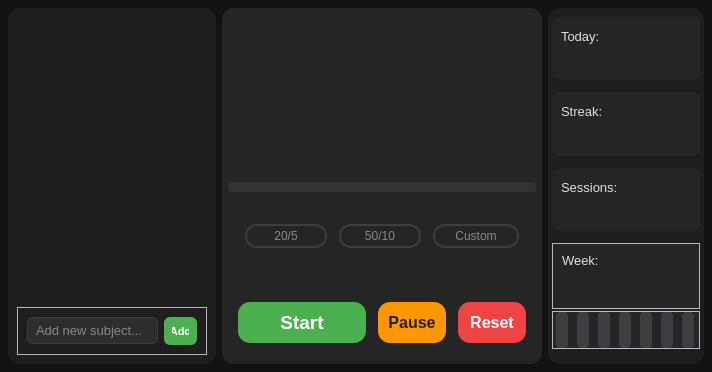
<?xml version="1.0" encoding="UTF-8"?>
<ui version="4.0">
 <class>Form</class>
 <widget class="QWidget" name="Form">
  <property name="geometry">
   <rect>
    <x>0</x>
    <y>0</y>
    <width>712</width>
    <height>372</height>
   </rect>
  </property>
  <property name="windowTitle">
   <string>Form</string>
  </property>
  <property name="autoFillBackground">
   <bool>false</bool>
  </property>
  <property name="styleSheet">
   <string notr="true">QWidget#Form {
    background-color: #121212;
}

QLabel {
    color: #E0E0E0;
    font-family: 'Segoe UI', 'Arial', sans-serif;
}

QFrame#taskZone {
    background-color: #1E1E1E;
    border-radius: 12px;
}

QLineEdit#textTask {
    background-color: #2D2D30;
    border: 1px solid #3E3E42;
    border-radius: 6px;
    padding: 4px 6px;
    color: #E0E0E0;
    font-size: 13px;
}

QLineEdit#textTask:focus {
    border: 1px solid #3B82F6;
}

QPushButton#addBtnTask {
    background-color: #4CAF50;
    color: white;
    border: none;
    border-radius: 6px;
    padding: 8px 8px;
    font-size: 11px;
    font-weight: bold;
}

QPushButton#addBtnTask:hover {
    background-color: #45a049;
}

QPushButton#addBtnTask:pressed {
    background-color: #3e8e41;
}

/* Список задач (если используешь QListWidget) */
QListWidget#taskList {
    background-color: transparent;
    border: none;
    color: #E0E0E0;
    font-size: 14px;
}

QListWidget#taskList::item {
    padding: 12px;
    border-radius: 6px;
    margin: 4px 0;
}

QListWidget#taskList::item:selected {
    background-color: #2D2D30;
    border-left: 3px solid #4CAF50;
}

QListWidget#taskList::item:hover {
    background-color: #2A2A2D;
}


QFrame#mainZone {
    background-color: #252526;
    border-radius: 12px;
	padding: 2px
}

/* Заголовок сессии */
QLabel#focusZone {
    color: #B0B0B0;
    font-size: 14pt;
    font-weight: normal;
    qproperty-alignment: AlignCenter;
}

/* Цифры таймера */
QLabel#timerZone {
    color: #FFFFFF;
    font-family: 'Consolas', 'Courier New', 'Roboto Mono', monospace;
    font-size: 82pt;
    font-weight: normal;
    qproperty-alignment: AlignCenter;
}

/* Прогресс-бар */
QProgressBar#progressZone {
    height: 8px;
    border-radius: 4px;
    background-color: #333333;
    text-align: center;
    color: transparent;

}

QProgressBar::chunk#progressZone {
    background-color: #4CAF50;
    border-radius: 4px;
}

/* Переключатели режимов */
QFrame#modeZone {
    background-color: transparent;
    margin: 16px 0;
}

QPushButton#fiveOneMode,
QPushButton#fourOneMode,
QPushButton#Custom {
    background-color: transparent;
    color: #888888;
    border: 2px solid #3E3E42;
    border-radius: 12px;
    padding: 4px 20px;
    font-size: 12px;
    font-weight: normal;
}

QPushButton#fiveOneMode:hover,
QPushButton#fourOneMode:hover,
QPushButton#Custom:hover {
    color: #E0E0E0;
    border-color: #5A5A5E;
}

QPushButton#fiveOneMode:checked,
QPushButton#fourOneMode:checked,
QPushButton#Custom:checked {
    background-color: #4CAF50;
    color: white;
    border-color: #4CAF50;
}

/* Кнопки управления */
QFrame#frame {
    background-color: transparent;
    margin-top: 16px;
}

QPushButton#startBtn {
    background-color: #4CAF50;
    color: white;
    border: none;
    border-radius: 12px;
    padding: 12px 6px;
    font-size: 14pt;
    font-weight: bold;
}

QPushButton#startBtn:hover {
    background-color: #45a049;
}

QPushButton#startBtn:pressed {
    background-color: #3e8e41;
}

QPushButton#pauseBtn {
    background-color: #FF9800;
    color: #1E1E1E;
    border: none;
    border-radius: 12px;
    padding: 14px 4px;
    font-size: 12pt;
    font-weight: bold;
}

QPushButton#pauseBtn:hover {
    background-color: #F57C00;
}

QPushButton#pauseBtn:pressed {
    background-color: #E65100;
}

QPushButton#resetBtn {
    background-color: #EF4444;
    color: white;
    border: none;
    border-radius: 12px;
    padding: 14px 4px;
    font-size: 12pt;
    font-weight: bold;
}

QPushButton#resetBtn:hover {
    background-color: #DC2626;
}

QPushButton#resetBtn:pressed {
    background-color: #B91C1C;
}

/* ========================================
   ЗОНА В - ПРАВАЯ ПАНЕЛЬ (АНАЛИТИКА)
   ======================================== */

QFrame#analyzeZone {
    background-color: #1E1E1E;
    border-radius: 12px;
}

/* Карточки статистики */
QFrame#todayZone,
QFrame#streakZone,
QFrame#sessionsZone,
QFrame#weekStreak {
    background-color: #252526;
    border-radius: 8px;
    margin-bottom: 6px;
}

/* Подписи (Today:, Streak:, Sessions:, This week:) */
QLabel#todayTag,
QLabel#sessionTag,
QLabel#streakTag,
QLabel#weekTag {
    color: #E0E0E0;
    font-size: 10pt;
}

/* Значения (3h 20m, 5 days, 8, 18h 45m) */
QLabel#todayStat,
QLabel#sessionStat,
QLabel#streakStat,
QLabel#weekStat {
	color: #4CAF50;
    font-size: 18pt;
    font-weight: bold;
	margin-bottom: 4px;
}

QFrame#weekStreak QLabel#weekStat,
QFrame#streakZone QLabel#streakStat {
    color: #3B82F6;
}


/* Дни недели (полоски графика) */
QFrame#dayOne,
QFrame#dayTwo,
QFrame#dayThree,
QFrame#dayFour,
QFrame#dayFive,
QFrame#daySix,
QFrame#daySeven {
    background-color: #3E3E42;
    border-radius: 4px;
    min-width: 12px;
    max-width: 12px;
}

/* Активный день (сегодня) */
/*QFrame#dayOne {
    background-color: #4CAF50;
}*/ </string>
  </property>
  <layout class="QHBoxLayout" name="horizontalLayout_2">
   <property name="leftMargin">
    <number>8</number>
   </property>
   <property name="topMargin">
    <number>8</number>
   </property>
   <property name="rightMargin">
    <number>8</number>
   </property>
   <property name="bottomMargin">
    <number>8</number>
   </property>
   <item>
    <widget class="QFrame" name="taskZone">
     <property name="sizePolicy">
      <sizepolicy hsizetype="Minimum" vsizetype="Preferred">
       <horstretch>0</horstretch>
       <verstretch>0</verstretch>
      </sizepolicy>
     </property>
     <property name="minimumSize">
      <size>
       <width>208</width>
       <height>356</height>
      </size>
     </property>
     <property name="maximumSize">
      <size>
       <width>256</width>
       <height>16777215</height>
      </size>
     </property>
     <property name="frameShape">
      <enum>QFrame::StyledPanel</enum>
     </property>
     <property name="frameShadow">
      <enum>QFrame::Raised</enum>
     </property>
     <layout class="QVBoxLayout" name="verticalLayout">
      <item>
       <widget class="QListWidget" name="taskList"/>
      </item>
      <item>
       <widget class="QFrame" name="adderTask">
        <property name="maximumSize">
         <size>
          <width>16777215</width>
          <height>48</height>
         </size>
        </property>
        <property name="frameShape">
         <enum>QFrame::StyledPanel</enum>
        </property>
        <property name="frameShadow">
         <enum>QFrame::Raised</enum>
        </property>
        <layout class="QHBoxLayout" name="horizontalLayout">
         <item>
          <widget class="QLineEdit" name="textTask">
           <property name="minimumSize">
            <size>
             <width>82</width>
             <height>24</height>
            </size>
           </property>
           <property name="placeholderText">
            <string>Add new subject...</string>
           </property>
          </widget>
         </item>
         <item>
          <widget class="QPushButton" name="addBtnTask">
           <property name="minimumSize">
            <size>
             <width>32</width>
             <height>24</height>
            </size>
           </property>
           <property name="maximumSize">
            <size>
             <width>64</width>
             <height>16777215</height>
            </size>
           </property>
           <property name="text">
            <string>Add</string>
           </property>
          </widget>
         </item>
        </layout>
       </widget>
      </item>
     </layout>
    </widget>
   </item>
   <item>
    <widget class="QFrame" name="mainZone">
     <property name="sizePolicy">
      <sizepolicy hsizetype="Expanding" vsizetype="Expanding">
       <horstretch>0</horstretch>
       <verstretch>0</verstretch>
      </sizepolicy>
     </property>
     <property name="minimumSize">
      <size>
       <width>320</width>
       <height>356</height>
      </size>
     </property>
     <property name="frameShape">
      <enum>QFrame::StyledPanel</enum>
     </property>
     <property name="frameShadow">
      <enum>QFrame::Raised</enum>
     </property>
     <layout class="QVBoxLayout" name="verticalLayout_2">
      <property name="leftMargin">
       <number>4</number>
      </property>
      <property name="rightMargin">
       <number>4</number>
      </property>
      <item>
       <widget class="QLabel" name="focusZone">
        <property name="minimumSize">
         <size>
          <width>0</width>
          <height>32</height>
         </size>
        </property>
        <property name="maximumSize">
         <size>
          <width>16777215</width>
          <height>48</height>
         </size>
        </property>
        <property name="text">
         <string/>
        </property>
        <property name="alignment">
         <set>Qt::AlignCenter</set>
        </property>
       </widget>
      </item>
      <item>
       <widget class="QLabel" name="timerZone">
        <property name="minimumSize">
         <size>
          <width>0</width>
          <height>76</height>
         </size>
        </property>
        <property name="text">
         <string/>
        </property>
        <property name="alignment">
         <set>Qt::AlignCenter</set>
        </property>
       </widget>
      </item>
      <item>
       <widget class="QProgressBar" name="progressZone">
        <property name="minimumSize">
         <size>
          <width>0</width>
          <height>8</height>
         </size>
        </property>
        <property name="maximumSize">
         <size>
          <width>16777215</width>
          <height>16</height>
         </size>
        </property>
        <property name="value">
         <number>0</number>
        </property>
        <property name="alignment">
         <set>Qt::AlignCenter</set>
        </property>
        <property name="textVisible">
         <bool>false</bool>
        </property>
        <property name="orientation">
         <enum>Qt::Horizontal</enum>
        </property>
        <property name="invertedAppearance">
         <bool>false</bool>
        </property>
       </widget>
      </item>
      <item>
       <widget class="QFrame" name="modeZone">
        <property name="minimumSize">
         <size>
          <width>0</width>
          <height>42</height>
         </size>
        </property>
        <property name="maximumSize">
         <size>
          <width>16777215</width>
          <height>82</height>
         </size>
        </property>
        <property name="frameShape">
         <enum>QFrame::StyledPanel</enum>
        </property>
        <property name="frameShadow">
         <enum>QFrame::Raised</enum>
        </property>
        <layout class="QHBoxLayout" name="horizontalLayout_3">
         <property name="spacing">
          <number>12</number>
         </property>
         <property name="leftMargin">
          <number>16</number>
         </property>
         <property name="rightMargin">
          <number>16</number>
         </property>
         <item>
          <widget class="QPushButton" name="fourOneMode">
           <property name="minimumSize">
            <size>
             <width>0</width>
             <height>24</height>
            </size>
           </property>
           <property name="text">
            <string>20/5</string>
           </property>
           <property name="checkable">
            <bool>true</bool>
           </property>
           <property name="checked">
            <bool>false</bool>
           </property>
          </widget>
         </item>
         <item>
          <widget class="QPushButton" name="fiveOneMode">
           <property name="minimumSize">
            <size>
             <width>0</width>
             <height>24</height>
            </size>
           </property>
           <property name="text">
            <string>50/10</string>
           </property>
           <property name="checkable">
            <bool>true</bool>
           </property>
           <property name="checked">
            <bool>false</bool>
           </property>
          </widget>
         </item>
         <item>
          <widget class="QPushButton" name="Custom">
           <property name="minimumSize">
            <size>
             <width>0</width>
             <height>24</height>
            </size>
           </property>
           <property name="text">
            <string>Custom</string>
           </property>
           <property name="checkable">
            <bool>true</bool>
           </property>
          </widget>
         </item>
        </layout>
       </widget>
      </item>
      <item>
       <widget class="QFrame" name="frame">
        <property name="minimumSize">
         <size>
          <width>0</width>
          <height>48</height>
         </size>
        </property>
        <property name="maximumSize">
         <size>
          <width>16777215</width>
          <height>106</height>
         </size>
        </property>
        <property name="frameShape">
         <enum>QFrame::StyledPanel</enum>
        </property>
        <property name="frameShadow">
         <enum>QFrame::Raised</enum>
        </property>
        <layout class="QHBoxLayout" name="horizontalLayout_4">
         <property name="spacing">
          <number>12</number>
         </property>
         <item>
          <widget class="QPushButton" name="startBtn">
           <property name="minimumSize">
            <size>
             <width>128</width>
             <height>32</height>
            </size>
           </property>
           <property name="maximumSize">
            <size>
             <width>256</width>
             <height>16777215</height>
            </size>
           </property>
           <property name="text">
            <string>Start</string>
           </property>
          </widget>
         </item>
         <item>
          <widget class="QPushButton" name="pauseBtn">
           <property name="minimumSize">
            <size>
             <width>64</width>
             <height>32</height>
            </size>
           </property>
           <property name="maximumSize">
            <size>
             <width>128</width>
             <height>16777215</height>
            </size>
           </property>
           <property name="text">
            <string>Pause</string>
           </property>
          </widget>
         </item>
         <item>
          <widget class="QPushButton" name="resetBtn">
           <property name="minimumSize">
            <size>
             <width>64</width>
             <height>32</height>
            </size>
           </property>
           <property name="maximumSize">
            <size>
             <width>128</width>
             <height>16777215</height>
            </size>
           </property>
           <property name="text">
            <string>Reset</string>
           </property>
          </widget>
         </item>
        </layout>
       </widget>
      </item>
     </layout>
    </widget>
   </item>
   <item>
    <widget class="QFrame" name="analyzeZone">
     <property name="sizePolicy">
      <sizepolicy hsizetype="Fixed" vsizetype="Preferred">
       <horstretch>0</horstretch>
       <verstretch>0</verstretch>
      </sizepolicy>
     </property>
     <property name="minimumSize">
      <size>
       <width>156</width>
       <height>356</height>
      </size>
     </property>
     <property name="frameShape">
      <enum>QFrame::StyledPanel</enum>
     </property>
     <property name="frameShadow">
      <enum>QFrame::Raised</enum>
     </property>
     <layout class="QVBoxLayout" name="verticalLayout_3">
      <property name="leftMargin">
       <number>4</number>
      </property>
      <property name="rightMargin">
       <number>4</number>
      </property>
      <item>
       <widget class="QFrame" name="todayZone">
        <property name="minimumSize">
         <size>
          <width>120</width>
          <height>48</height>
         </size>
        </property>
        <property name="frameShape">
         <enum>QFrame::StyledPanel</enum>
        </property>
        <property name="frameShadow">
         <enum>QFrame::Raised</enum>
        </property>
        <layout class="QVBoxLayout" name="verticalLayout_4">
         <property name="spacing">
          <number>2</number>
         </property>
         <property name="leftMargin">
          <number>9</number>
         </property>
         <property name="topMargin">
          <number>9</number>
         </property>
         <property name="rightMargin">
          <number>9</number>
         </property>
         <property name="bottomMargin">
          <number>0</number>
         </property>
         <item>
          <widget class="QLabel" name="todayTag">
           <property name="minimumSize">
            <size>
             <width>0</width>
             <height>12</height>
            </size>
           </property>
           <property name="text">
            <string>Today:</string>
           </property>
          </widget>
         </item>
         <item>
          <widget class="QLabel" name="todayStat">
           <property name="minimumSize">
            <size>
             <width>0</width>
             <height>28</height>
            </size>
           </property>
           <property name="text">
            <string/>
           </property>
           <property name="alignment">
            <set>Qt::AlignLeading|Qt::AlignLeft|Qt::AlignVCenter</set>
           </property>
          </widget>
         </item>
        </layout>
       </widget>
      </item>
      <item>
       <widget class="QFrame" name="streakZone">
        <property name="minimumSize">
         <size>
          <width>120</width>
          <height>48</height>
         </size>
        </property>
        <property name="frameShape">
         <enum>QFrame::StyledPanel</enum>
        </property>
        <property name="frameShadow">
         <enum>QFrame::Raised</enum>
        </property>
        <layout class="QVBoxLayout" name="verticalLayout_5">
         <property name="spacing">
          <number>2</number>
         </property>
         <property name="leftMargin">
          <number>9</number>
         </property>
         <property name="topMargin">
          <number>9</number>
         </property>
         <property name="rightMargin">
          <number>9</number>
         </property>
         <property name="bottomMargin">
          <number>0</number>
         </property>
         <item>
          <widget class="QLabel" name="streakTag">
           <property name="minimumSize">
            <size>
             <width>0</width>
             <height>12</height>
            </size>
           </property>
           <property name="text">
            <string>Streak:</string>
           </property>
          </widget>
         </item>
         <item>
          <widget class="QLabel" name="streakStat">
           <property name="minimumSize">
            <size>
             <width>0</width>
             <height>28</height>
            </size>
           </property>
           <property name="text">
            <string/>
           </property>
           <property name="alignment">
            <set>Qt::AlignLeading|Qt::AlignLeft|Qt::AlignVCenter</set>
           </property>
          </widget>
         </item>
        </layout>
       </widget>
      </item>
      <item>
       <widget class="QFrame" name="sessionsZone">
        <property name="minimumSize">
         <size>
          <width>120</width>
          <height>48</height>
         </size>
        </property>
        <property name="frameShape">
         <enum>QFrame::StyledPanel</enum>
        </property>
        <property name="frameShadow">
         <enum>QFrame::Raised</enum>
        </property>
        <layout class="QVBoxLayout" name="verticalLayout_6">
         <property name="spacing">
          <number>2</number>
         </property>
         <property name="leftMargin">
          <number>9</number>
         </property>
         <property name="topMargin">
          <number>9</number>
         </property>
         <property name="rightMargin">
          <number>9</number>
         </property>
         <property name="bottomMargin">
          <number>0</number>
         </property>
         <item>
          <widget class="QLabel" name="sessionTag">
           <property name="minimumSize">
            <size>
             <width>0</width>
             <height>12</height>
            </size>
           </property>
           <property name="text">
            <string>Sessions:</string>
           </property>
          </widget>
         </item>
         <item>
          <widget class="QLabel" name="sessionStat">
           <property name="minimumSize">
            <size>
             <width>0</width>
             <height>28</height>
            </size>
           </property>
           <property name="text">
            <string/>
           </property>
           <property name="alignment">
            <set>Qt::AlignLeading|Qt::AlignLeft|Qt::AlignVCenter</set>
           </property>
          </widget>
         </item>
        </layout>
       </widget>
      </item>
      <item>
       <widget class="QFrame" name="weekStreak">
        <property name="minimumSize">
         <size>
          <width>120</width>
          <height>112</height>
         </size>
        </property>
        <property name="frameShape">
         <enum>QFrame::StyledPanel</enum>
        </property>
        <property name="frameShadow">
         <enum>QFrame::Raised</enum>
        </property>
        <layout class="QVBoxLayout" name="verticalLayout_7">
         <property name="spacing">
          <number>2</number>
         </property>
         <property name="leftMargin">
          <number>0</number>
         </property>
         <property name="topMargin">
          <number>0</number>
         </property>
         <property name="rightMargin">
          <number>0</number>
         </property>
         <property name="bottomMargin">
          <number>0</number>
         </property>
         <item>
          <widget class="QFrame" name="weekWork">
           <property name="minimumSize">
            <size>
             <width>0</width>
             <height>48</height>
            </size>
           </property>
           <property name="frameShape">
            <enum>QFrame::StyledPanel</enum>
           </property>
           <property name="frameShadow">
            <enum>QFrame::Raised</enum>
           </property>
           <layout class="QVBoxLayout" name="verticalLayout_8">
            <property name="bottomMargin">
             <number>2</number>
            </property>
            <item>
             <widget class="QLabel" name="weekTag">
              <property name="minimumSize">
               <size>
                <width>0</width>
                <height>12</height>
               </size>
              </property>
              <property name="text">
               <string>Week:</string>
              </property>
             </widget>
            </item>
            <item>
             <widget class="QLabel" name="weekStat">
              <property name="minimumSize">
               <size>
                <width>0</width>
                <height>28</height>
               </size>
              </property>
              <property name="text">
               <string/>
              </property>
              <property name="alignment">
               <set>Qt::AlignLeading|Qt::AlignLeft|Qt::AlignVCenter</set>
              </property>
             </widget>
            </item>
           </layout>
          </widget>
         </item>
         <item>
          <widget class="QFrame" name="weekDay">
           <property name="frameShape">
            <enum>QFrame::StyledPanel</enum>
           </property>
           <property name="frameShadow">
            <enum>QFrame::Raised</enum>
           </property>
           <layout class="QHBoxLayout" name="horizontalLayout_5">
            <property name="leftMargin">
             <number>0</number>
            </property>
            <property name="topMargin">
             <number>0</number>
            </property>
            <property name="rightMargin">
             <number>0</number>
            </property>
            <property name="bottomMargin">
             <number>0</number>
            </property>
            <item>
             <widget class="QFrame" name="dayOne">
              <property name="frameShape">
               <enum>QFrame::StyledPanel</enum>
              </property>
              <property name="frameShadow">
               <enum>QFrame::Raised</enum>
              </property>
             </widget>
            </item>
            <item>
             <widget class="QFrame" name="dayTwo">
              <property name="frameShape">
               <enum>QFrame::StyledPanel</enum>
              </property>
              <property name="frameShadow">
               <enum>QFrame::Raised</enum>
              </property>
             </widget>
            </item>
            <item>
             <widget class="QFrame" name="dayThree">
              <property name="frameShape">
               <enum>QFrame::StyledPanel</enum>
              </property>
              <property name="frameShadow">
               <enum>QFrame::Raised</enum>
              </property>
             </widget>
            </item>
            <item>
             <widget class="QFrame" name="dayFour">
              <property name="frameShape">
               <enum>QFrame::StyledPanel</enum>
              </property>
              <property name="frameShadow">
               <enum>QFrame::Raised</enum>
              </property>
             </widget>
            </item>
            <item>
             <widget class="QFrame" name="dayFive">
              <property name="frameShape">
               <enum>QFrame::StyledPanel</enum>
              </property>
              <property name="frameShadow">
               <enum>QFrame::Raised</enum>
              </property>
             </widget>
            </item>
            <item>
             <widget class="QFrame" name="daySix">
              <property name="frameShape">
               <enum>QFrame::StyledPanel</enum>
              </property>
              <property name="frameShadow">
               <enum>QFrame::Raised</enum>
              </property>
             </widget>
            </item>
            <item>
             <widget class="QFrame" name="daySeven">
              <property name="frameShape">
               <enum>QFrame::StyledPanel</enum>
              </property>
              <property name="frameShadow">
               <enum>QFrame::Raised</enum>
              </property>
             </widget>
            </item>
           </layout>
          </widget>
         </item>
        </layout>
       </widget>
      </item>
     </layout>
    </widget>
   </item>
  </layout>
 </widget>
 <resources/>
 <connections/>
</ui>
